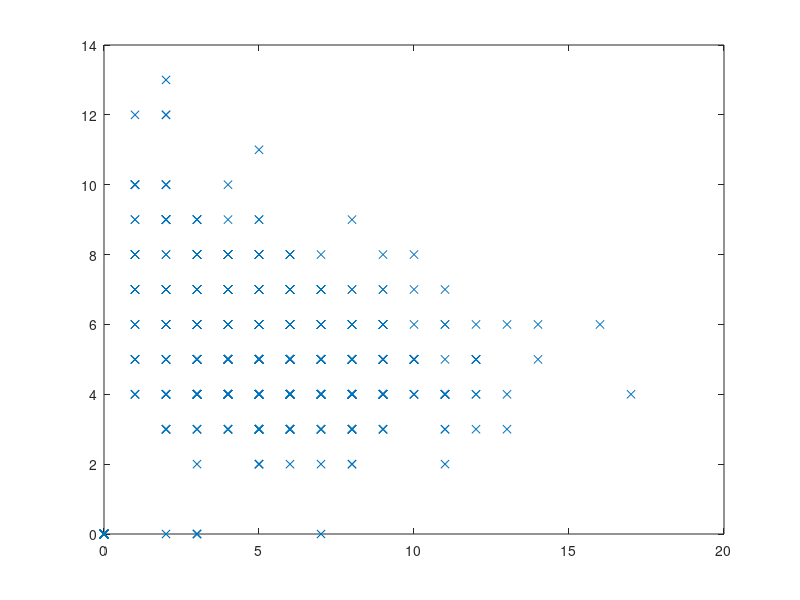

This figure's MATLAB source: (Note: this script raises an error after producing the figure.)
close all;

Nsporesandgerminationtime = [3	9
11	4
0	0
6	6
7	5
8	5
3	6
10	5
3	4
3	7
4	3
0	0
0	0
0	0
4	7
0	0
3	4
2	6
0	0
4	5
4	5
0	0
3	6
5	8
1	7
6	3
4	6
5	5
1	5
3	6
7	7
0	0
4	5
3	6
5	9
4	8
0	0
5	6
0	0
0	0
6	5
7	5
0	0
6	6
9	8
0	0
4	6
4	7
4	8
6	5
5	6
5	4
4	5
7	7
5	5
1	8
4	7
6	6
2	6
1	7
6	5
6	6
8	5
5	4
3	4
6	7
4	8
2	10
4	6
2	7
4	5
4	5
1	8
4	4
7	5
6	4
6	6
2	7
4	6
6	6
9	5
5	3
6	5
7	2
6	6
4	7
4	4
7	0
11	4
8	4
4	8
8	5
4	5
7	3
3	5
7	4
3	7
5	5
10	4
5	5
1	5
6	5
8	3
1	4
12	5
5	5
6	5
6	3
6	5
6	6
5	4
11	4
5	5
2	9
7	5
3	5
4	7
3	8
0	0
3	6
6	5
4	7
9	4
8	5
3	8
8	5
0	0
0	0
5	5
2	9
0	0
4	10
9	4
5	9
3	5
4	3
0	0
4	5
5	5
3	5
7	4
9	6
5	5
5	6
7	4
3	6
3	5
4	9
4	5
4	6
1	9
14	6
6	4
8	4
7	4
0	0
3	5
5	11
3	8
9	5
8	3
9	6
8	5
4	4
4	7
7	6
6	4
0	0
6	5
4	4
6	4
6	5
2	10
4	6
8	4
3	7
6	5
3	6
0	0
3	0
5	5
4	4
9	5
8	4
6	5
9	6
5	6
0	0
3	9
6	4
6	4
4	5
2	7
9	4
3	7
8	4
5	2
6	7
6	6
4	4
0	0
5	4
6	7
1	10
10	5
7	6
4	5
1	7
4	4
6	5
4	4
0	0
5	8
0	0
6	6
0	0
3	7
5	6
5	3
8	5
4	7
5	5
3	7
7	6
6	7
4	5
0	0
1	10
8	4
4	5
5	5
3	6
7	5
2	9
6	6
1	10
1	8
3	6
3	2
5	4
2	3
6	6
1	7
3	8
3	6
4	7
5	5
5	6
2	0
3	4
4	8
4	4
4	7
3	6
2	6
2	8
6	4
1	8
6	5
2	7
7	4
5	4
6	4
5	7
6	7
2	9
11	4
6	6
6	6
7	4
6	5
4	6
6	8
9	4
3	7
5	5
8	4
2	3
7	4
12	5
8	9
8	5
6	6
1	5
0	0
3	5
2	12
5	7
7	3
4	6
4	5
2	10
2	4
6	6
11	4
5	3
2	4
6	7
5	5
5	7
2	6
0	0
4	7
9	6
5	7
3	0
0	0
5	5
5	4
4	3
0	0
4	5
6	3
6	6
0	0
6	7
4	7
3	8
5	7
6	3
10	5
8	6
5	2
2	7
5	7
6	5
5	4
6	4
7	5
5	6
5	3
10	5
0	0
0	0
6	3
6	7
6	5
2	6
7	7
13	4
11	4
9	7
12	5
6	6
9	5
7	4
8	2
7	4
8	4
0	0
5	4
0	0
8	5
9	4
3	0
4	8
5	6
7	6
3	9
3	5
3	4
8	7
0	0
9	5
5	6
6	4
9	6
8	5
5	5
10	4
8	4
8	5
6	4
6	4
0	0
0	0
3	5
8	4
7	5
8	6
2	6
6	4
4	4
7	4
0	0
14	5
6	5
5	5
10	5
6	7
6	6
5	4
0	0
6	5
7	3
1	6
4	4
5	4
3	6
12	4
7	5
2	6
8	5
2	6
6	4
0	0
5	5
0	0
0	0
1	8
6	8
9	4
9	5
6	3
4	5
1	12
2	12
6	4
3	4
4	8
2	4
5	3
1	10
9	4
6	5
7	4
0	0
5	5
0	0
5	5
0	0
6	7
6	5
0	0
6	8
3	5
3	6
0	0
5	5
0	0
8	5
2	5
7	5
4	7
5	8
3	7
1	4
0	0
2	8
6	8
0	0
9	6
10	4
2	4
4	5
4	5
3	5
6	3
4	6
8	4
8	6
0	0
16	6
0	0
4	5
0	0
2	13
0	0
5	6
5	8
0	0
4	7
3	4
4	7
5	3
3	4
5	5
6	4
4	5
11	6
6	4
0	0
0	0
4	5
4	5
8	4
0	0
8	6
5	8
10	5
3	8
0	0
0	0
10	7
5	6
8	4
7	8
7	5
6	7
13	3
6	5
9	3
2	4
5	4
0	0
10	8
12	3
4	8
8	7
3	4
17	4
10	5
7	7
6	7
7	3
0	0
9	6
12	6
8	5
2	7
9	3
7	7
8	3
4	7
4	5
6	4
1	7
2	5
0	0
3	3
5	5
9	4
5	6
7	6
4	4
7	4
11	3
0	0
5	4
8	4
1	6
2	4
5	6
9	6
9	4
8	6
0	0
0	0
5	8
9	5
3	6
5	4
10	5
4	5
4	5
9	4
5	5
2	6
3	4
4	5
6	5
0	0
3	4
7	5
3	3
5	6
10	5
8	3
2	3
8	4
2	9
12	4
0	0
4	6
5	3
1	5
4	5
7	4
11	5
5	6
5	5
13	6
3	5
10	5
4	4
3	6
1	4
8	3
5	3
9	5
5	6
6	5
1	6
7	5
0	0
2	7
8	4
5	3
4	8
3	9
5	6
5	3
4	4
6	3
3	6
11	3
4	5
0	0
5	5
5	6
5	5
2	5
2	6
5	6
0	0
4	5
3	5
4	6
0	0
11	2
5	2
4	8
7	5
0	0
5	8
7	4
5	4
9	5
10	6
7	6
3	6
8	5
7	6
6	6
5	5
4	4
5	4
5	6
3	8
4	8
5	7
5	7
9	4
5	5
4	4
4	6
11	6
6	4
2	9
6	7
7	6
0	0
4	8
6	5
7	6
4	4
5	5
4	5
9	7
5	5
6	5
8	6
2	5
8	2
6	5
8	4
6	4
3	7
7	5
2	5
9	5
3	3
0	0
2	3
0	0
4	4
1	9
0	0
3	5
7	5
5	6
4	8
11	4
5	5
4	3
6	4
9	4
9	3
3	4
8	3
6	2
12	5
3	4
0	0
0	0
7	7
11	7
0	0
7	5
4	5];

plot(Nsporesandgerminationtime(:,1),Nsporesandgerminationtime(:,2),'x');

germinationtimes = Nsporesandgerminationtime(Nsporesandgerminationtime(:,1)==1,2); % calculate distribution of germination times for singleton spores

maxNspores = 14;
nulltimevsNspores = zeros(maxNspores,1);
nulltimevsNspores(1) = mean(germinationtimes);

Ndatapts = length(germinationtimes);

for Nspores = 2:maxNspores
    Nreplicates = 1000;
    randgerminationtimes = germinationtimes(randi(Ndatapts,Nreplicates,Nspores));
    nulltimevsNspores(Nspores) = mean(min(randgerminationtimes,[],2));
        
end;

hold on;
velvsxplot(Nsporesandgerminationtime(Nsporesandgerminationtime(:,2)>0,2),Nsporesandgerminationtime(Nsporesandgerminationtime(:,2)>0,1),[0.5:14.5],'r');

plot(1:maxNspores,nulltimevsNspores);